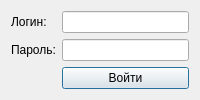
<?xml version="1.0" encoding="UTF-8"?>
<ui version="4.0"> <class>AuthForm</class> <widget class="QDialog" name="AuthForm"> <property name="windowTitle"> <string>Авторизация</string> </property> <layout class="QFormLayout"> <item row="0" column="0"><widget class="QLabel"><property name="text"><string>Логин:</string></property></widget></item> <item row="0" column="1"><widget class="QLineEdit" name="editUser"></widget></item> <item row="1" column="0"><widget class="QLabel"><property name="text"><string>Пароль:</string></property></widget></item> <item row="1" column="1"><widget class="QLineEdit" name="editPassword"><property name="echoMode"><enum>QLineEdit::Password</enum></property></widget></item> <item row="2" column="1"><widget class="QPushButton" name="buttonLogin"><property name="text"><string>Войти</string></property></widget></item> </layout> </widget> <resources> <connections> </connections></resources></ui>
